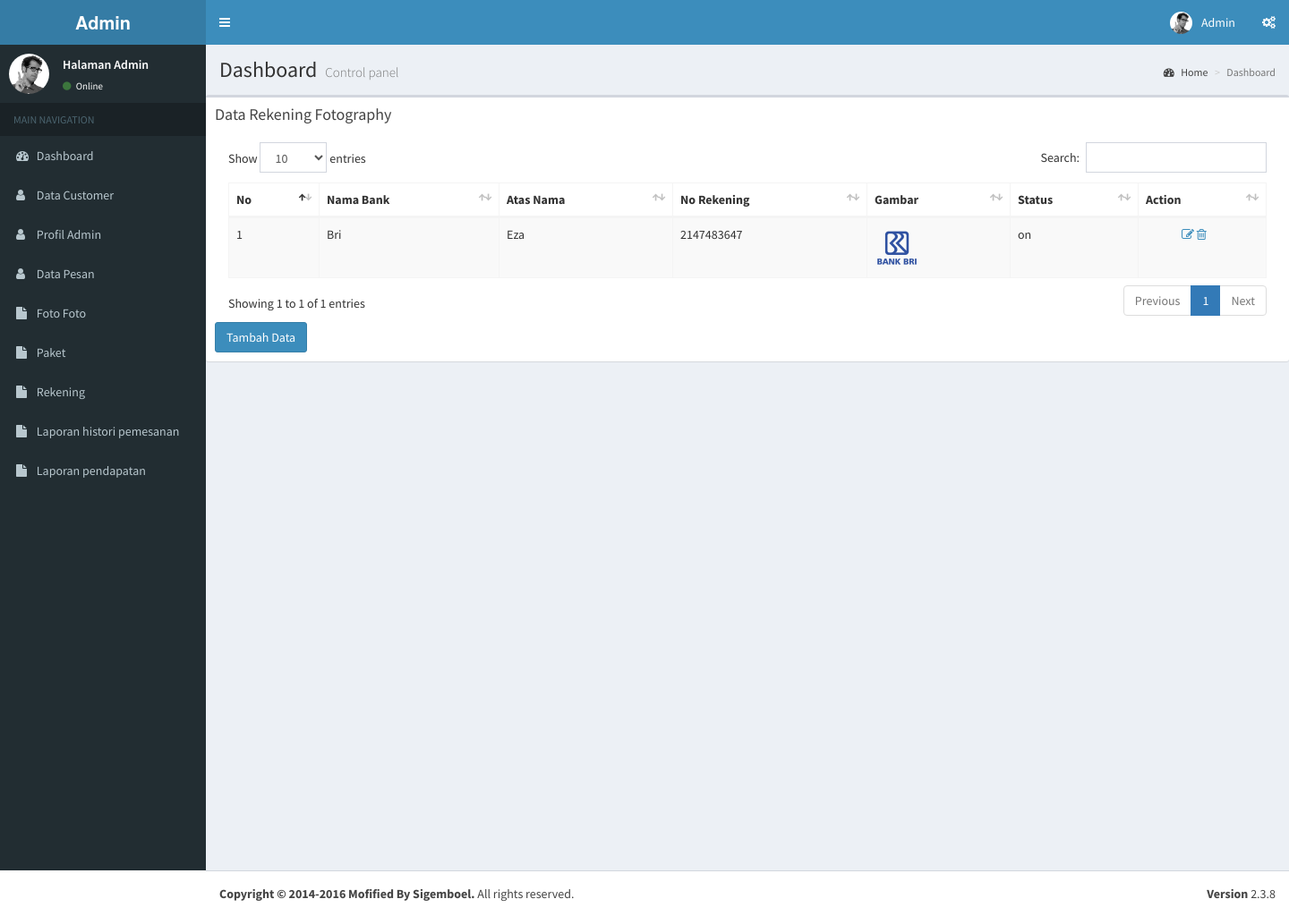
Page /admin/index.php?page=module/rekening/list_rek (signed in) on the committed database.
### tables this page shows
CREATE TABLE `tb_rekening` (
  `id_rek` int(10) NOT NULL,
  `nama_bank` varchar(50) NOT NULL,
  `atas_nama` varchar(50) NOT NULL,
  `no_rek` int(40) NOT NULL,
  `gambar` varchar(400) NOT NULL,
  `status` enum('on','off') NOT NULL
);

### admin/module/rekening/list_rek.php (the view)
<div class="box">
           <div class="box-header">
             <h3 class="box-title">Data Rekening Fotography</h3>
           </div>
           <div class="box-body">
             <table class="table table-bordered table-striped" id="datatables">
               <thead>
               <tr>
                 <th>No</th>
                 <th>Nama Bank</th>
                 <th>Atas Nama</th>
                 <th>No Rekening</th>
                 <th>Gambar</th>
                 <th>Status</th>
                 <th>Action</th>
               </tr>
               </thead>
               <tbody>
			<?php
			$no=1;
			$query = mysqli_query($koneksi, "select * from tb_rekening");
			while($data = mysqli_fetch_array($query)){
			?>
				<tr>
					<td><?php echo $no++; ?></td>
					<td><?php echo $data['nama_bank']; ?></td>
					<td><?php echo $data['atas_nama']; ?></td>
					<td><?php echo $data['no_rek']; ?></td>
					<td><img src="image/rekening/<?php echo $data['gambar']; ?>" width="50px" height="50px"></td>
					<td><?php echo $data['status']; ?></td>
					<td>
					<ul style="list-style:none;">
						<li>
							<a href="?page=module/rekening/edt_rek&id=<?php echo $data['id_rek']; ?>" title="Edit"><i class="fa fa-edit"></i></a>
							<a onclick="return confirm('yakin ingin menghapus data ?')"  href="?page=module/rekening/hps_rek&id=<?php echo $data['id_rek']; ?>" title="Delete"><i class="fa fa-trash-o"></i></a>
						</li>
					</ul>
				</td>
				</tr>
			<?php
				}
			?>
			</tbody>
             </table>
		  <a href="?page=module/rekening/tambah_rek" class="btn btn-primary">Tambah Data</a>
           </div>
         </div>

### rows in the picture
tb_rekening: nama_bank "Bri", atas_nama "Eza", no_rek "2147483647", gambar (picture), status "on"
